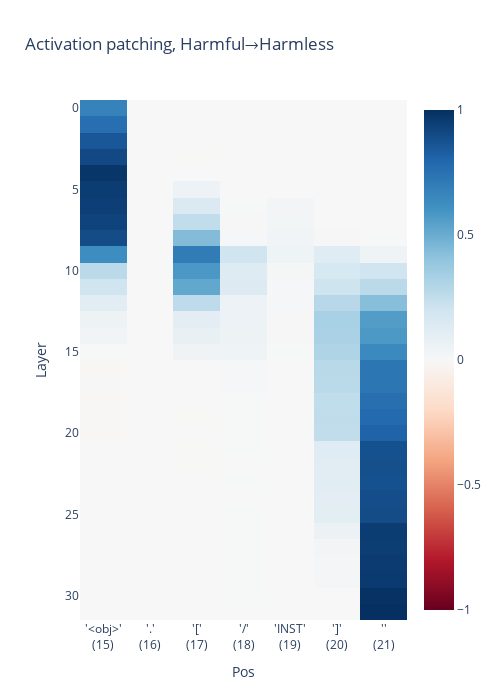

This figure's notebook cell:
### Code cell
seq_len = harmless_dataset.prompt_toks.shape[-1]
object_tok_pos = harmful_dataset.object_tok_pos

patching_metrics = np.zeros((tl_model.cfg.n_layers, seq_len - object_tok_pos))

for pos in range(object_tok_pos, seq_len):
    for layer in tqdm.tqdm(range(tl_model.cfg.n_layers), desc=f"patching pos={pos}"):

        hook_fn = functools.partial(
            activation_patching_hook,
            pos=pos,
            cache_to_patch_from=harmful_cache,
        )

        tl_model.reset_hooks()
        activation_patching_logits = tl_model.run_with_hooks(
            harmless_dataset.prompt_toks,
            fwd_hooks=[(tl_utils.get_act_name("resid_post", layer), hook_fn)],
        )

        patching_metrics[layer, pos - object_tok_pos] = ftl_patching_metric(activation_patching_logits)

pos_labels = [f"{repr('<obj>')}</br></br>({i})" if i == object_tok_pos else f"{repr(harmful_dataset.prompt_str_toks[0][i])}</br></br>({i})" for i in range(object_tok_pos, seq_len)]
fig = px.imshow(
    patching_metrics,
    title=f"Activation patching, Harmful→Harmless",
    labels={"x": "Pos", "y": "Layer"},
    width=500, height=700,
    color_continuous_scale="RdBu",
    color_continuous_midpoint=0,
    x=pos_labels,
    y=list(range(tl_model.cfg.n_layers)),
)
fig.show()

### Figure 1 — Plotly figure (JSON) as saved in the notebook; plotly's stock layout.template omitted (floating-point values rounded to 4 significant figures; data arrays with more than 128 entries replaced by an {"elided": "..."} marker saying what was removed)
{"data": [{"coloraxis": "coloraxis", "hovertemplate": "Pos: %{x}<br>Layer: %{y}<br>color: %{z}<extra></extra>", "name": "0", "type": "heatmap", "x": ["'<obj>'</br></br>(15)", "'.'</br></br>(16)", "'['</br></br>(17)", "'/'</br></br>(18)", "'INST'</br></br>(19)", "']'</br></br>(20)", "''</br></br>(21)"], "xaxis": "x", "y": [0, 1, 2, 3, 4, 5, 6, 7, 8, 9, 10, 11, 12, 13, 14, 15, 16, 17, 18, 19, 20, 21, 22, 23, 24, 25, 26, 27, 28, 29, 30, 31], "yaxis": "y", "z": {"elided": "32x7 float values"}}], "layout": {"coloraxis": {"cmid": 0, "colorscale": [[0, "rgb(103,0,31)"], [0.1, "rgb(178,24,43)"], [0.2, "rgb(214,96,77)"], [0.3, "rgb(244,165,130)"], [0.4, "rgb(253,219,199)"], [0.5, "rgb(247,247,247)"], [0.6, "rgb(209,229,240)"], [0.7, "rgb(146,197,222)"], [0.8, "rgb(67,147,195)"], [0.9, "rgb(33,102,172)"], [1, "rgb(5,48,97)"]]}, "height": 700, "title": {"text": "Activation patching, Harmful→Harmless"}, "width": 500, "xaxis": {"anchor": "y", "constrain": "domain", "domain": [0, 1], "scaleanchor": "y", "title": {"text": "Pos"}}, "yaxis": {"anchor": "x", "autorange": "reversed", "constrain": "domain", "domain": [0, 1], "title": {"text": "Layer"}}}}
